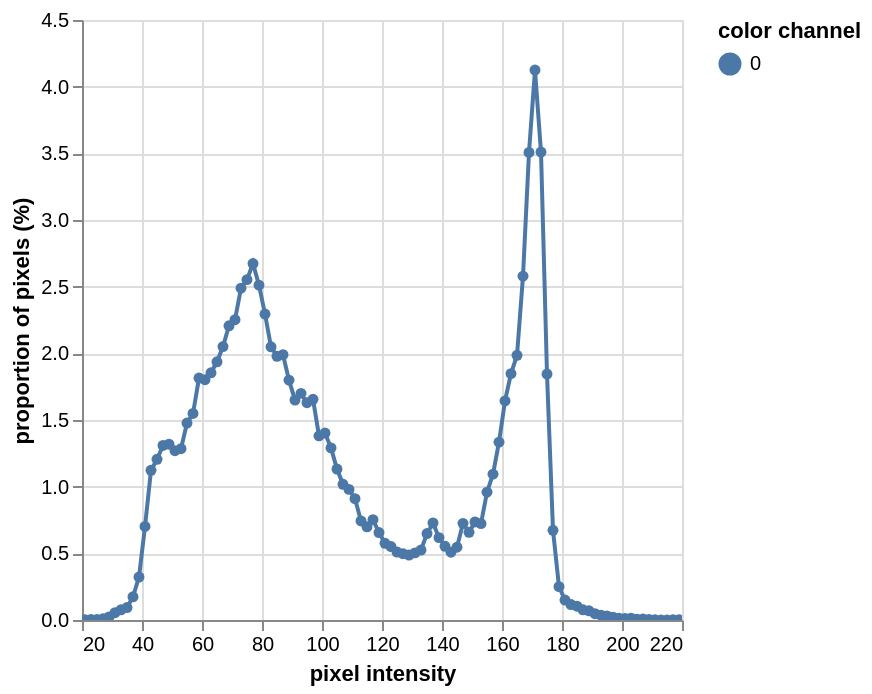

Notebook code for this chart:
### Code cell
# Histogram of unequalized gray scale image
hist = pcv.visualize.histogram(a)

### Figure 1 — Vega-Lite specification as saved in the notebook (floating-point values rounded to 4 significant figures)
{"config": {"view": {"continuousWidth": 300, "continuousHeight": 300}}, "data": {"name": "data-3cde3277e9747b736d1c7996640405df"}, "mark": {"type": "line", "point": true}, "encoding": {"color": {"field": "color channel", "type": "nominal"}, "tooltip": [{"field": "pixel intensity", "type": "quantitative"}, {"field": "proportion of pixels (%)", "type": "quantitative"}], "x": {"field": "pixel intensity", "type": "quantitative"}, "y": {"field": "proportion of pixels (%)", "type": "quantitative"}}, "params": [{"name": "param_1", "select": {"type": "interval", "encodings": ["x", "y"]}, "bind": "scales"}], "$schema": "https://vega.github.io/schema/vega-lite/v5.20.1.json", "datasets": {"data-3cde3277e9747b736d1c7996640405df": [{"pixel intensity": 21.0, "proportion of pixels (%)": 0.001526, "hist_count": 1, "color channel": "0"}, {"pixel intensity": 23.0, "proportion of pixels (%)": 0.003052, "hist_count": 2, "color channel": "0"}, {"pixel intensity": 25.0, "proportion of pixels (%)": 0.003052, "hist_count": 2, "color channel": "0"}, {"pixel intensity": 27.0, "proportion of pixels (%)": 0.009155, "hist_count": 6, "color channel": "0"}, {"pixel intensity": 29.0, "proportion of pixels (%)": 0.02289, "hist_count": 15, "color channel": "0"}, {"pixel intensity": 31.0, "proportion of pixels (%)": 0.05493, "hist_count": 36, "color channel": "0"}, {"pixel intensity": 33.0, "proportion of pixels (%)": 0.07629, "hist_count": 50, "color channel": "0"}, {"pixel intensity": 35.0, "proportion of pixels (%)": 0.09308, "hist_count": 61, "color channel": "0"}, {"pixel intensity": 37.0, "proportion of pixels (%)": 0.174, "hist_count": 114, "color channel": "0"}, {"pixel intensity": 39.0, "proportion of pixels (%)": 0.322, "hist_count": 211, "color channel": "0"}, {"pixel intensity": 41.0, "proportion of pixels (%)": 0.7019, "hist_count": 460, "color channel": "0"}, {"pixel intensity": 43.0, "proportion of pixels (%)": 1.123, "hist_count": 736, "color channel": "0"}, {"pixel intensity": 45.0, "proportion of pixels (%)": 1.205, "hist_count": 790, "color channel": "0"}, {"pixel intensity": 47.0, "proportion of pixels (%)": 1.309, "hist_count": 858, "color channel": "0"}, {"pixel intensity": 49.0, "proportion of pixels (%)": 1.318, "hist_count": 864, "color channel": "0"}, {"pixel intensity": 51.0, "proportion of pixels (%)": 1.27, "hist_count": 832, "color channel": "0"}, {"pixel intensity": 53.0, "proportion of pixels (%)": 1.285, "hist_count": 842, "color channel": "0"}, {"pixel intensity": 55.0, "proportion of pixels (%)": 1.477, "hist_count": 968, "color channel": "0"}, {"pixel intensity": 57.0, "proportion of pixels (%)": 1.549, "hist_count": 1015, "color channel": "0"}, {"pixel intensity": 59.0, "proportion of pixels (%)": 1.814, "hist_count": 1189, "color channel": "0"}, {"pixel intensity": 61.0, "proportion of pixels (%)": 1.802, "hist_count": 1181, "color channel": "0"}, {"pixel intensity": 63.0, "proportion of pixels (%)": 1.854, "hist_count": 1215, "color channel": "0"}, {"pixel intensity": 65.0, "proportion of pixels (%)": 1.936, "hist_count": 1269, "color channel": "0"}, {"pixel intensity": 67.0, "proportion of pixels (%)": 2.051, "hist_count": 1344, "color channel": "0"}, {"pixel intensity": 69.0, "proportion of pixels (%)": 2.206, "hist_count": 1446, "color channel": "0"}, {"pixel intensity": 71.0, "proportion of pixels (%)": 2.252, "hist_count": 1476, "color channel": "0"}, {"pixel intensity": 73.0, "proportion of pixels (%)": 2.489, "hist_count": 1631, "color channel": "0"}, {"pixel intensity": 75.0, "proportion of pixels (%)": 2.553, "hist_count": 1673, "color channel": "0"}, {"pixel intensity": 77.0, "proportion of pixels (%)": 2.673, "hist_count": 1752, "color channel": "0"}, {"pixel intensity": 79.0, "proportion of pixels (%)": 2.512, "hist_count": 1646, "color channel": "0"}, {"pixel intensity": 81.0, "proportion of pixels (%)": 2.295, "hist_count": 1504, "color channel": "0"}, {"pixel intensity": 83.0, "proportion of pixels (%)": 2.049, "hist_count": 1343, "color channel": "0"}, {"pixel intensity": 85.0, "proportion of pixels (%)": 1.978, "hist_count": 1296, "color channel": "0"}, {"pixel intensity": 87.0, "proportion of pixels (%)": 1.99, "hist_count": 1304, "color channel": "0"}, {"pixel intensity": 89.0, "proportion of pixels (%)": 1.799, "hist_count": 1179, "color channel": "0"}, {"pixel intensity": 91.0, "proportion of pixels (%)": 1.649, "hist_count": 1081, "color channel": "0"}, {"pixel intensity": 93.0, "proportion of pixels (%)": 1.7, "hist_count": 1114, "color channel": "0"}, {"pixel intensity": 95.0, "proportion of pixels (%)": 1.63, "hist_count": 1068, "color channel": "0"}, {"pixel intensity": 97.0, "proportion of pixels (%)": 1.656, "hist_count": 1085, "color channel": "0"}, {"pixel intensity": 99.0, "proportion of pixels (%)": 1.381, "hist_count": 905, "color channel": "0"}, {"pixel intensity": 101.0, "proportion of pixels (%)": 1.402, "hist_count": 919, "color channel": "0"}, {"pixel intensity": 103.0, "proportion of pixels (%)": 1.291, "hist_count": 846, "color channel": "0"}, {"pixel intensity": 105.0, "proportion of pixels (%)": 1.132, "hist_count": 742, "color channel": "0"}, {"pixel intensity": 107.0, "proportion of pixels (%)": 1.018, "hist_count": 667, "color channel": "0"}, {"pixel intensity": 109.0, "proportion of pixels (%)": 0.9796, "hist_count": 642, "color channel": "0"}, {"pixel intensity": 111.0, "proportion of pixels (%)": 0.9094, "hist_count": 596, "color channel": "0"}, {"pixel intensity": 113.0, "proportion of pixels (%)": 0.7431, "hist_count": 487, "color channel": "0"}, {"pixel intensity": 115.0, "proportion of pixels (%)": 0.6989, "hist_count": 458, "color channel": "0"}, {"pixel intensity": 117.0, "proportion of pixels (%)": 0.7523, "hist_count": 493, "color channel": "0"}, {"pixel intensity": 119.0, "proportion of pixels (%)": 0.6561, "hist_count": 430, "color channel": "0"}, {"pixel intensity": 121.0, "proportion of pixels (%)": 0.5753, "hist_count": 377, "color channel": "0"}, {"pixel intensity": 123.0, "proportion of pixels (%)": 0.5508, "hist_count": 361, "color channel": "0"}, {"pixel intensity": 125.0, "proportion of pixels (%)": 0.5096, "hist_count": 334, "color channel": "0"}, {"pixel intensity": 127.0, "proportion of pixels (%)": 0.4974, "hist_count": 326, "color channel": "0"}, {"pixel intensity": 129.0, "proportion of pixels (%)": 0.4868, "hist_count": 319, "color channel": "0"}, {"pixel intensity": 131.0, "proportion of pixels (%)": 0.5035, "hist_count": 330, "color channel": "0"}, {"pixel intensity": 133.0, "proportion of pixels (%)": 0.5249, "hist_count": 344, "color channel": "0"}, {"pixel intensity": 135.0, "proportion of pixels (%)": 0.6485, "hist_count": 425, "color channel": "0"}, {"pixel intensity": 137.0, "proportion of pixels (%)": 0.7278, "hist_count": 477, "color channel": "0"}, {"pixel intensity": 139.0, "proportion of pixels (%)": 0.618, "hist_count": 405, "color channel": "0"}, {"pixel intensity": 141.0, "proportion of pixels (%)": 0.5524, "hist_count": 362, "color channel": "0"}, {"pixel intensity": 143.0, "proportion of pixels (%)": 0.5081, "hist_count": 333, "color channel": "0"}, {"pixel intensity": 145.0, "proportion of pixels (%)": 0.5463, "hist_count": 358, "color channel": "0"}, {"pixel intensity": 147.0, "proportion of pixels (%)": 0.7248, "hist_count": 475, "color channel": "0"}, {"pixel intensity": 149.0, "proportion of pixels (%)": 0.6577, "hist_count": 431, "color channel": "0"}, {"pixel intensity": 151.0, "proportion of pixels (%)": 0.7355, "hist_count": 482, "color channel": "0"}, {"pixel intensity": 153.0, "proportion of pixels (%)": 0.7233, "hist_count": 474, "color channel": "0"}, {"pixel intensity": 155.0, "proportion of pixels (%)": 0.9583, "hist_count": 628, "color channel": "0"}, {"pixel intensity": 157.0, "proportion of pixels (%)": 1.094, "hist_count": 717, "color channel": "0"}, {"pixel intensity": 159.0, "proportion of pixels (%)": 1.334, "hist_count": 874, "color channel": "0"}, {"pixel intensity": 161.0, "proportion of pixels (%)": 1.643, "hist_count": 1077, "color channel": "0"}, {"pixel intensity": 163.0, "proportion of pixels (%)": 1.848, "hist_count": 1211, "color channel": "0"}, {"pixel intensity": 165.0, "proportion of pixels (%)": 1.985, "hist_count": 1301, "color channel": "0"}, {"pixel intensity": 167.0, "proportion of pixels (%)": 2.579, "hist_count": 1690, "color channel": "0"}, {"pixel intensity": 169.0, "proportion of pixels (%)": 3.506, "hist_count": 2298, "color channel": "0"}, {"pixel intensity": 171.0, "proportion of pixels (%)": 4.124, "hist_count": 2703, "color channel": "0"}, {"pixel intensity": 173.0, "proportion of pixels (%)": 3.51, "hist_count": 2300, "color channel": "0"}, {"pixel intensity": 175.0, "proportion of pixels (%)": 1.845, "hist_count": 1209, "color channel": "0"}, {"pixel intensity": 177.0, "proportion of pixels (%)": 0.6729, "hist_count": 441, "color channel": "0"}, {"pixel intensity": 179.0, "proportion of pixels (%)": 0.2502, "hist_count": 164, "color channel": "0"}, {"pixel intensity": 181.0, "proportion of pixels (%)": 0.1495, "hist_count": 98, "color channel": "0"}, {"pixel intensity": 183.0, "proportion of pixels (%)": 0.116, "hist_count": 76, "color channel": "0"}, {"pixel intensity": 185.0, "proportion of pixels (%)": 0.1038, "hist_count": 68, "color channel": "0"}, {"pixel intensity": 187.0, "proportion of pixels (%)": 0.07629, "hist_count": 50, "color channel": "0"}, {"pixel intensity": 189.0, "proportion of pixels (%)": 0.06866, "hist_count": 45, "color channel": "0"}, {"pixel intensity": 191.0, "proportion of pixels (%)": 0.0473, "hist_count": 31, "color channel": "0"}, {"pixel intensity": 193.0, "proportion of pixels (%)": 0.03662, "hist_count": 24, "color channel": "0"}, {"pixel intensity": 195.0, "proportion of pixels (%)": 0.03052, "hist_count": 20, "color channel": "0"}, {"pixel intensity": 197.0, "proportion of pixels (%)": 0.02136, "hist_count": 14, "color channel": "0"}, {"pixel intensity": 199.0, "proportion of pixels (%)": 0.01373, "hist_count": 9, "color channel": "0"}, {"pixel intensity": 201.0, "proportion of pixels (%)": 0.01068, "hist_count": 7, "color channel": "0"}, {"pixel intensity": 203.0, "proportion of pixels (%)": 0.01373, "hist_count": 9, "color channel": "0"}, {"pixel intensity": 205.0, "proportion of pixels (%)": 0.006104, "hist_count": 4, "color channel": "0"}, {"pixel intensity": 207.0, "proportion of pixels (%)": 0.007629, "hist_count": 5, "color channel": "0"}, {"pixel intensity": 209.0, "proportion of pixels (%)": 0.004578, "hist_count": 3, "color channel": "0"}, {"pixel intensity": 211.0, "proportion of pixels (%)": 0.001526, "hist_count": 1, "color channel": "0"}, {"pixel intensity": 213.0, "proportion of pixels (%)": 0.0, "hist_count": 0, "color channel": "0"}, {"pixel intensity": 215.0, "proportion of pixels (%)": 0.0, "hist_count": 0, "color channel": "0"}, {"pixel intensity": 217.0, "proportion of pixels (%)": 0.001526, "hist_count": 1, "color channel": "0"}, {"pixel intensity": 219.0, "proportion of pixels (%)": 0.001526, "hist_count": 1, "color channel": "0"}]}}
